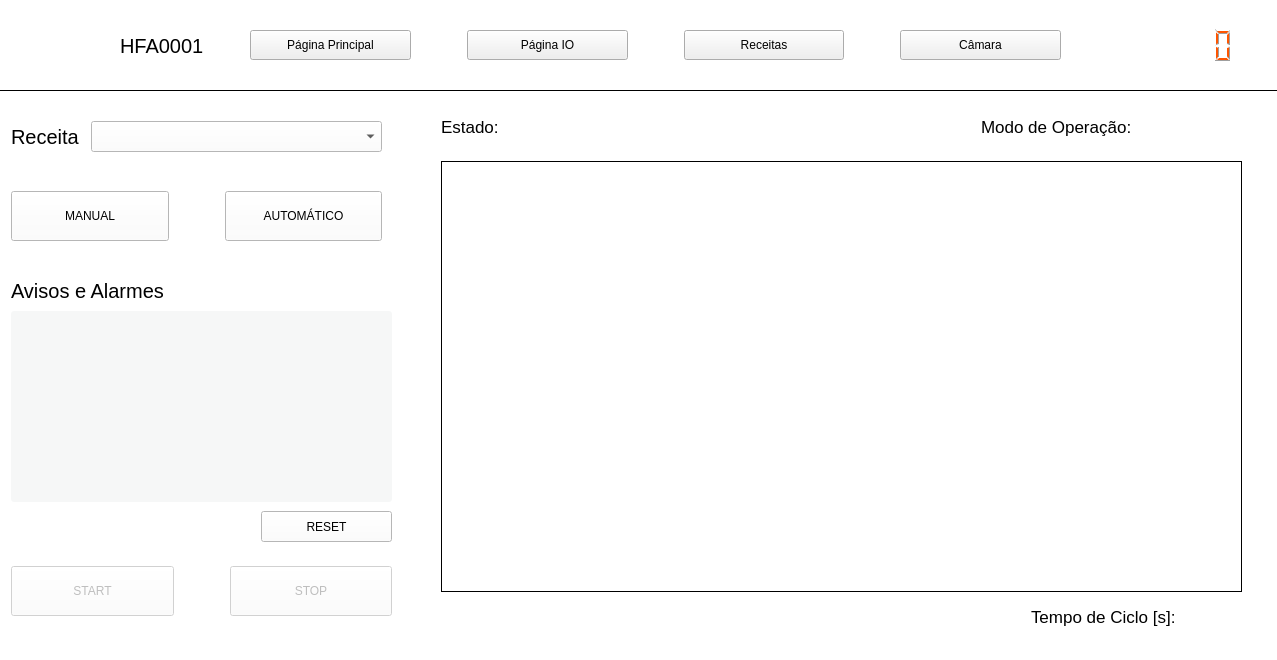
<?xml version="1.0" encoding="UTF-8"?>
<ui version="4.0">
 <class>MainWindow</class>
 <widget class="QMainWindow" name="MainWindow">
  <property name="geometry">
   <rect>
    <x>0</x>
    <y>0</y>
    <width>1277</width>
    <height>660</height>
   </rect>
  </property>
  <property name="windowTitle">
   <string>MainWindow</string>
  </property>
  <property name="styleSheet">
   <string notr="true">background-color: rgb(255,255,255)
</string>
  </property>
  <widget class="QWidget" name="centralwidget">
   <widget class="QStackedWidget" name="stackedWidget_Pages">
    <property name="geometry">
     <rect>
      <x>-10</x>
      <y>90</y>
      <width>1321</width>
      <height>701</height>
     </rect>
    </property>
    <property name="frameShape">
     <enum>QFrame::Box</enum>
    </property>
    <property name="currentIndex">
     <number>0</number>
    </property>
    <widget class="QWidget" name="homePage">
     <widget class="QLabel" name="label_4">
      <property name="geometry">
       <rect>
        <x>20</x>
        <y>30</y>
        <width>71</width>
        <height>31</height>
       </rect>
      </property>
      <property name="font">
       <font>
        <pointsize>15</pointsize>
       </font>
      </property>
      <property name="text">
       <string>Receita</string>
      </property>
     </widget>
     <widget class="QTextEdit" name="textEdit">
      <property name="geometry">
       <rect>
        <x>20</x>
        <y>220</y>
        <width>381</width>
        <height>191</height>
       </rect>
      </property>
      <property name="font">
       <font>
        <pointsize>12</pointsize>
       </font>
      </property>
      <property name="styleSheet">
       <string notr="true">background-color: rgb(246, 247, 247);
border-radius:3px;</string>
      </property>
      <property name="readOnly">
       <bool>true</bool>
      </property>
     </widget>
     <widget class="QWidget" name="horizontalLayoutWidget">
      <property name="geometry">
       <rect>
        <x>20</x>
        <y>90</y>
        <width>371</width>
        <height>71</height>
       </rect>
      </property>
      <layout class="QHBoxLayout" name="horizontalLayout">
       <item>
        <widget class="QPushButton" name="btn_MANUAL">
         <property name="minimumSize">
          <size>
           <width>0</width>
           <height>50</height>
          </size>
         </property>
         <property name="text">
          <string>MANUAL</string>
         </property>
        </widget>
       </item>
       <item>
        <spacer name="horizontalSpacer">
         <property name="orientation">
          <enum>Qt::Horizontal</enum>
         </property>
         <property name="sizeType">
          <enum>QSizePolicy::Fixed</enum>
         </property>
         <property name="sizeHint" stdset="0">
          <size>
           <width>50</width>
           <height>0</height>
          </size>
         </property>
        </spacer>
       </item>
       <item>
        <widget class="QPushButton" name="btn_AUTO">
         <property name="minimumSize">
          <size>
           <width>0</width>
           <height>50</height>
          </size>
         </property>
         <property name="text">
          <string>AUTOMÁTICO</string>
         </property>
        </widget>
       </item>
      </layout>
     </widget>
     <widget class="QWidget" name="horizontalLayoutWidget_2">
      <property name="geometry">
       <rect>
        <x>20</x>
        <y>470</y>
        <width>381</width>
        <height>61</height>
       </rect>
      </property>
      <layout class="QHBoxLayout" name="horizontalLayout_2">
       <item>
        <widget class="QPushButton" name="btn_START">
         <property name="enabled">
          <bool>false</bool>
         </property>
         <property name="minimumSize">
          <size>
           <width>0</width>
           <height>50</height>
          </size>
         </property>
         <property name="text">
          <string>START</string>
         </property>
         <property name="checkable">
          <bool>false</bool>
         </property>
         <property name="checked">
          <bool>false</bool>
         </property>
        </widget>
       </item>
       <item>
        <spacer name="horizontalSpacer_2">
         <property name="orientation">
          <enum>Qt::Horizontal</enum>
         </property>
         <property name="sizeType">
          <enum>QSizePolicy::Fixed</enum>
         </property>
         <property name="sizeHint" stdset="0">
          <size>
           <width>50</width>
           <height>0</height>
          </size>
         </property>
        </spacer>
       </item>
       <item>
        <widget class="QPushButton" name="btn_STOP">
         <property name="enabled">
          <bool>false</bool>
         </property>
         <property name="minimumSize">
          <size>
           <width>0</width>
           <height>50</height>
          </size>
         </property>
         <property name="text">
          <string>STOP</string>
         </property>
        </widget>
       </item>
      </layout>
     </widget>
     <widget class="QPushButton" name="btn_RESET">
      <property name="geometry">
       <rect>
        <x>270</x>
        <y>420</y>
        <width>131</width>
        <height>31</height>
       </rect>
      </property>
      <property name="text">
       <string>RESET</string>
      </property>
     </widget>
     <widget class="QComboBox" name="comboBox">
      <property name="geometry">
       <rect>
        <x>100</x>
        <y>30</y>
        <width>291</width>
        <height>31</height>
       </rect>
      </property>
     </widget>
     <widget class="QLabel" name="lb_resultImage">
      <property name="geometry">
       <rect>
        <x>450</x>
        <y>70</y>
        <width>801</width>
        <height>431</height>
       </rect>
      </property>
      <property name="frameShape">
       <enum>QFrame::Box</enum>
      </property>
      <property name="text">
       <string/>
      </property>
      <property name="scaledContents">
       <bool>true</bool>
      </property>
     </widget>
     <widget class="QLabel" name="label_2">
      <property name="geometry">
       <rect>
        <x>20</x>
        <y>190</y>
        <width>161</width>
        <height>20</height>
       </rect>
      </property>
      <property name="font">
       <font>
        <pointsize>15</pointsize>
       </font>
      </property>
      <property name="text">
       <string>Avisos e Alarmes</string>
      </property>
     </widget>
     <widget class="QLabel" name="label_3">
      <property name="geometry">
       <rect>
        <x>990</x>
        <y>10</y>
        <width>161</width>
        <height>51</height>
       </rect>
      </property>
      <property name="font">
       <font>
        <pointsize>13</pointsize>
       </font>
      </property>
      <property name="text">
       <string>Modo de Operação:</string>
      </property>
      <property name="alignment">
       <set>Qt::AlignLeading|Qt::AlignLeft|Qt::AlignVCenter</set>
      </property>
     </widget>
     <widget class="QLabel" name="lb_opMode">
      <property name="geometry">
       <rect>
        <x>1170</x>
        <y>10</y>
        <width>91</width>
        <height>51</height>
       </rect>
      </property>
      <property name="font">
       <font>
        <pointsize>15</pointsize>
       </font>
      </property>
      <property name="text">
       <string/>
      </property>
     </widget>
     <widget class="QLabel" name="lb_cicleTime">
      <property name="geometry">
       <rect>
        <x>1200</x>
        <y>510</y>
        <width>51</width>
        <height>31</height>
       </rect>
      </property>
      <property name="font">
       <font>
        <pointsize>13</pointsize>
       </font>
      </property>
      <property name="text">
       <string/>
      </property>
     </widget>
     <widget class="QLabel" name="label_6">
      <property name="geometry">
       <rect>
        <x>1040</x>
        <y>510</y>
        <width>151</width>
        <height>31</height>
       </rect>
      </property>
      <property name="font">
       <font>
        <pointsize>13</pointsize>
       </font>
      </property>
      <property name="text">
       <string>Tempo de Ciclo [s]:</string>
      </property>
     </widget>
     <widget class="QLabel" name="label_7">
      <property name="geometry">
       <rect>
        <x>450</x>
        <y>10</y>
        <width>81</width>
        <height>51</height>
       </rect>
      </property>
      <property name="font">
       <font>
        <pointsize>13</pointsize>
       </font>
      </property>
      <property name="text">
       <string>Estado:</string>
      </property>
      <property name="alignment">
       <set>Qt::AlignLeading|Qt::AlignLeft|Qt::AlignVCenter</set>
      </property>
     </widget>
     <widget class="QLabel" name="lb_estado">
      <property name="geometry">
       <rect>
        <x>530</x>
        <y>10</y>
        <width>161</width>
        <height>51</height>
       </rect>
      </property>
      <property name="font">
       <font>
        <pointsize>15</pointsize>
       </font>
      </property>
      <property name="text">
       <string/>
      </property>
     </widget>
    </widget>
    <widget class="QWidget" name="camaraPage">
     <widget class="QLabel" name="label_5">
      <property name="geometry">
       <rect>
        <x>40</x>
        <y>20</y>
        <width>81</width>
        <height>51</height>
       </rect>
      </property>
      <property name="font">
       <font>
        <family>Ubuntu Condensed</family>
        <pointsize>20</pointsize>
        <weight>75</weight>
        <bold>true</bold>
       </font>
      </property>
      <property name="text">
       <string>Câmara</string>
      </property>
     </widget>
     <widget class="QLabel" name="lb_videoImage">
      <property name="geometry">
       <rect>
        <x>150</x>
        <y>100</y>
        <width>691</width>
        <height>421</height>
       </rect>
      </property>
      <property name="frameShape">
       <enum>QFrame::Box</enum>
      </property>
      <property name="text">
       <string/>
      </property>
      <property name="scaledContents">
       <bool>true</bool>
      </property>
     </widget>
     <widget class="QLabel" name="label_FPS">
      <property name="geometry">
       <rect>
        <x>870</x>
        <y>140</y>
        <width>41</width>
        <height>17</height>
       </rect>
      </property>
      <property name="font">
       <font>
        <pointsize>15</pointsize>
       </font>
      </property>
      <property name="text">
       <string>FPS: </string>
      </property>
     </widget>
     <widget class="QLabel" name="label_length">
      <property name="geometry">
       <rect>
        <x>870</x>
        <y>180</y>
        <width>151</width>
        <height>21</height>
       </rect>
      </property>
      <property name="font">
       <font>
        <pointsize>15</pointsize>
       </font>
      </property>
      <property name="text">
       <string>LARGURA:</string>
      </property>
     </widget>
     <widget class="QLabel" name="label_width">
      <property name="geometry">
       <rect>
        <x>870</x>
        <y>220</y>
        <width>151</width>
        <height>21</height>
       </rect>
      </property>
      <property name="font">
       <font>
        <pointsize>15</pointsize>
       </font>
      </property>
      <property name="text">
       <string>ALTURA:</string>
      </property>
     </widget>
     <widget class="QLabel" name="label_camPARAMS">
      <property name="geometry">
       <rect>
        <x>870</x>
        <y>100</y>
        <width>171</width>
        <height>17</height>
       </rect>
      </property>
      <property name="font">
       <font>
        <family>Ubuntu Condensed</family>
        <pointsize>15</pointsize>
        <weight>75</weight>
        <italic>true</italic>
        <bold>true</bold>
       </font>
      </property>
      <property name="text">
       <string>CAMARA PARAMS:</string>
      </property>
     </widget>
     <widget class="QLabel" name="lb_FPS">
      <property name="geometry">
       <rect>
        <x>1040</x>
        <y>136</y>
        <width>111</width>
        <height>21</height>
       </rect>
      </property>
      <property name="font">
       <font>
        <pointsize>13</pointsize>
       </font>
      </property>
      <property name="text">
       <string/>
      </property>
     </widget>
     <widget class="QLabel" name="lb_WIDTH">
      <property name="geometry">
       <rect>
        <x>1040</x>
        <y>176</y>
        <width>111</width>
        <height>31</height>
       </rect>
      </property>
      <property name="font">
       <font>
        <pointsize>13</pointsize>
       </font>
      </property>
      <property name="text">
       <string/>
      </property>
     </widget>
     <widget class="QLabel" name="lb_HEIGHT">
      <property name="geometry">
       <rect>
        <x>1040</x>
        <y>216</y>
        <width>111</width>
        <height>31</height>
       </rect>
      </property>
      <property name="font">
       <font>
        <pointsize>13</pointsize>
       </font>
      </property>
      <property name="text">
       <string/>
      </property>
     </widget>
     <widget class="QLabel" name="label_width_2">
      <property name="geometry">
       <rect>
        <x>150</x>
        <y>60</y>
        <width>81</width>
        <height>21</height>
       </rect>
      </property>
      <property name="font">
       <font>
        <pointsize>15</pointsize>
       </font>
      </property>
      <property name="text">
       <string>Device:</string>
      </property>
     </widget>
     <widget class="QComboBox" name="cb_device">
      <property name="geometry">
       <rect>
        <x>240</x>
        <y>60</y>
        <width>221</width>
        <height>25</height>
       </rect>
      </property>
     </widget>
    </widget>
    <widget class="QWidget" name="recipePage">
     <widget class="QLabel" name="label_8">
      <property name="geometry">
       <rect>
        <x>30</x>
        <y>20</y>
        <width>111</width>
        <height>61</height>
       </rect>
      </property>
      <property name="font">
       <font>
        <family>Ubuntu Condensed</family>
        <pointsize>20</pointsize>
        <weight>75</weight>
        <bold>true</bold>
       </font>
      </property>
      <property name="text">
       <string>Receitas</string>
      </property>
     </widget>
     <widget class="QComboBox" name="comboBox_2">
      <property name="geometry">
       <rect>
        <x>200</x>
        <y>40</y>
        <width>291</width>
        <height>31</height>
       </rect>
      </property>
     </widget>
     <widget class="QLabel" name="lb_videoImage_2">
      <property name="geometry">
       <rect>
        <x>50</x>
        <y>120</y>
        <width>521</width>
        <height>361</height>
       </rect>
      </property>
      <property name="frameShape">
       <enum>QFrame::Box</enum>
      </property>
      <property name="text">
       <string/>
      </property>
      <property name="scaledContents">
       <bool>true</bool>
      </property>
     </widget>
     <widget class="QLabel" name="lb_videoImage_3">
      <property name="geometry">
       <rect>
        <x>600</x>
        <y>120</y>
        <width>551</width>
        <height>361</height>
       </rect>
      </property>
      <property name="frameShape">
       <enum>QFrame::Box</enum>
      </property>
      <property name="text">
       <string/>
      </property>
      <property name="scaledContents">
       <bool>true</bool>
      </property>
     </widget>
     <widget class="QPushButton" name="pushButton">
      <property name="geometry">
       <rect>
        <x>50</x>
        <y>500</y>
        <width>131</width>
        <height>41</height>
       </rect>
      </property>
      <property name="text">
       <string>OK</string>
      </property>
     </widget>
    </widget>
   </widget>
   <widget class="QWidget" name="widget" native="true">
    <property name="geometry">
     <rect>
      <x>-20</x>
      <y>-10</y>
      <width>1291</width>
      <height>91</height>
     </rect>
    </property>
    <property name="styleSheet">
     <string notr="true">background-color: rgb(,0,0)
</string>
    </property>
    <widget class="QLabel" name="lb_HFAlogo">
     <property name="geometry">
      <rect>
       <x>30</x>
       <y>20</y>
       <width>91</width>
       <height>81</height>
      </rect>
     </property>
     <property name="text">
      <string/>
     </property>
     <property name="pixmap">
      <pixmap>static/HFA_LOGO.png</pixmap>
     </property>
     <property name="scaledContents">
      <bool>true</bool>
     </property>
    </widget>
    <widget class="QLabel" name="lb_HFA0001">
     <property name="geometry">
      <rect>
       <x>140</x>
       <y>40</y>
       <width>91</width>
       <height>31</height>
      </rect>
     </property>
     <property name="font">
      <font>
       <pointsize>15</pointsize>
      </font>
     </property>
     <property name="text">
      <string>HFA0001</string>
     </property>
    </widget>
    <widget class="QWidget" name="horizontalLayoutWidget_3">
     <property name="geometry">
      <rect>
       <x>270</x>
       <y>20</y>
       <width>811</width>
       <height>71</height>
      </rect>
     </property>
     <layout class="QHBoxLayout" name="horizontalLayout_3">
      <item>
       <widget class="QPushButton" name="btn_home">
        <property name="minimumSize">
         <size>
          <width>0</width>
          <height>30</height>
         </size>
        </property>
        <property name="text">
         <string>Página Principal</string>
        </property>
       </widget>
      </item>
      <item>
       <spacer name="horizontalSpacer_3">
        <property name="orientation">
         <enum>Qt::Horizontal</enum>
        </property>
        <property name="sizeType">
         <enum>QSizePolicy::Fixed</enum>
        </property>
        <property name="sizeHint" stdset="0">
         <size>
          <width>50</width>
          <height>0</height>
         </size>
        </property>
       </spacer>
      </item>
      <item>
       <widget class="QPushButton" name="btn_IO">
        <property name="minimumSize">
         <size>
          <width>0</width>
          <height>30</height>
         </size>
        </property>
        <property name="text">
         <string>Página IO</string>
        </property>
       </widget>
      </item>
      <item>
       <spacer name="horizontalSpacer_4">
        <property name="orientation">
         <enum>Qt::Horizontal</enum>
        </property>
        <property name="sizeType">
         <enum>QSizePolicy::Fixed</enum>
        </property>
        <property name="sizeHint" stdset="0">
         <size>
          <width>50</width>
          <height>0</height>
         </size>
        </property>
       </spacer>
      </item>
      <item>
       <widget class="QPushButton" name="btn_recipe">
        <property name="minimumSize">
         <size>
          <width>0</width>
          <height>30</height>
         </size>
        </property>
        <property name="text">
         <string>Receitas</string>
        </property>
       </widget>
      </item>
      <item>
       <spacer name="horizontalSpacer_6">
        <property name="orientation">
         <enum>Qt::Horizontal</enum>
        </property>
        <property name="sizeType">
         <enum>QSizePolicy::Fixed</enum>
        </property>
        <property name="sizeHint" stdset="0">
         <size>
          <width>50</width>
          <height>13</height>
         </size>
        </property>
       </spacer>
      </item>
      <item>
       <widget class="QPushButton" name="btn_camara">
        <property name="minimumSize">
         <size>
          <width>0</width>
          <height>30</height>
         </size>
        </property>
        <property name="text">
         <string>Câmara</string>
        </property>
       </widget>
      </item>
     </layout>
    </widget>
    <widget class="QLCDNumber" name="lcd_clock">
     <property name="geometry">
      <rect>
       <x>1080</x>
       <y>30</y>
       <width>181</width>
       <height>51</height>
      </rect>
     </property>
     <property name="font">
      <font>
       <family>DejaVu Sans</family>
       <pointsize>12</pointsize>
       <weight>75</weight>
       <bold>true</bold>
      </font>
     </property>
     <property name="mouseTracking">
      <bool>false</bool>
     </property>
     <property name="layoutDirection">
      <enum>Qt::LeftToRight</enum>
     </property>
     <property name="autoFillBackground">
      <bool>false</bool>
     </property>
     <property name="styleSheet">
      <string notr="true">color: rgb(255, 85, 0);</string>
     </property>
     <property name="frameShape">
      <enum>QFrame::NoFrame</enum>
     </property>
     <property name="frameShadow">
      <enum>QFrame::Raised</enum>
     </property>
     <property name="smallDecimalPoint">
      <bool>true</bool>
     </property>
     <property name="digitCount">
      <number>8</number>
     </property>
    </widget>
   </widget>
  </widget>
  <widget class="QStatusBar" name="statusbar"/>
  <action name="actionqwedwe">
   <property name="text">
    <string>qwedwe</string>
   </property>
  </action>
 </widget>
 <resources/>
 <connections/>
</ui>
